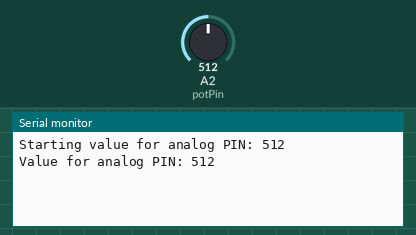
Recording of a sketch running on a simulated Arduino Uno, built with avr-gcc and run on an emulated ATmega328P. On the bench: the last lines printed to the serial monitor. The inputs (shaded band) are chosen by the test bench; at power-on: A2 (potPin) = 512.

Above: at 1.2 s.
1.3 s: A2 (potPin) set to 716
At 1.8 s:
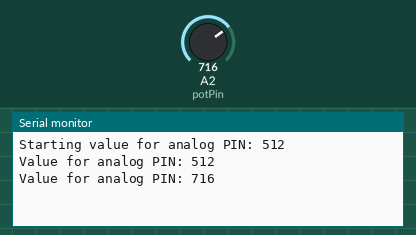
2.8 s: A2 (potPin) set to 900
At 4.2 s:
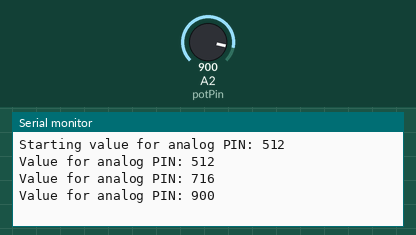

Measured:
- after the input at 1.3 s, the serial monitor: prints a new line at once (image 1)
- after the input at 2.8 s, the serial monitor: prints a new line at once (image 2)

The sketch:

Joystick_1.ino
```cpp
/*
  Joystick Reader
  Author: Brendan Vavra

  This sketch shows how to use a joystick potentiometer.

  The circuit is as follows:
  - Joystick Pot Left to GND
  - Joystick Pot Right to 5V
  - Joystick Pot Middle to Analog
*/

int potPin = 2;    // select the input pin for the potentiometer
int val = 0;       // variable to store the value coming from the sensor
int oldVal = 0;
int startVal = 0;

void setup() {
  Serial.begin(9600);
  startVal = analogRead(potPin);
  Serial.print("Starting value for analog PIN: ");
  Serial.println(startVal);
}

void loop() {
  val = analogRead(potPin);    // read the value from the sensor
  if(val != oldVal) {
    Serial.print("Value for analog PIN: ");
    Serial.println(val);
    oldVal = val;
  }
}
```
